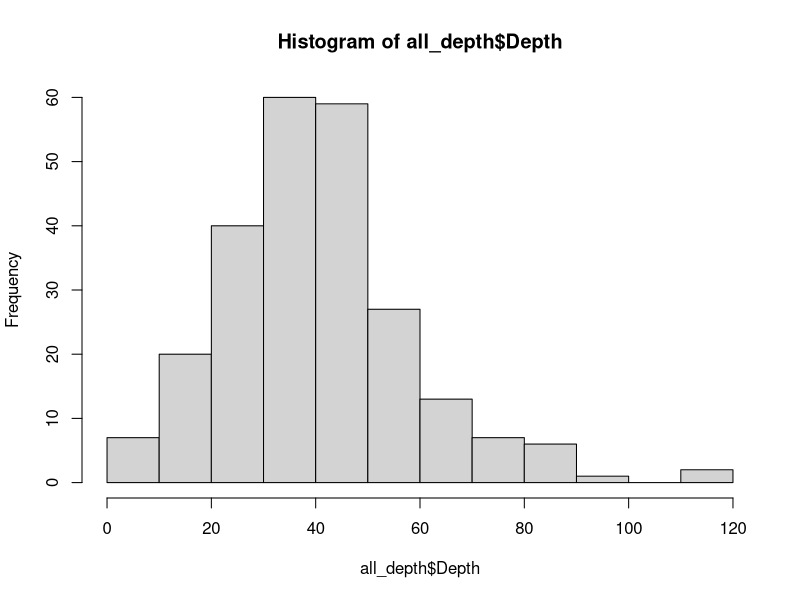
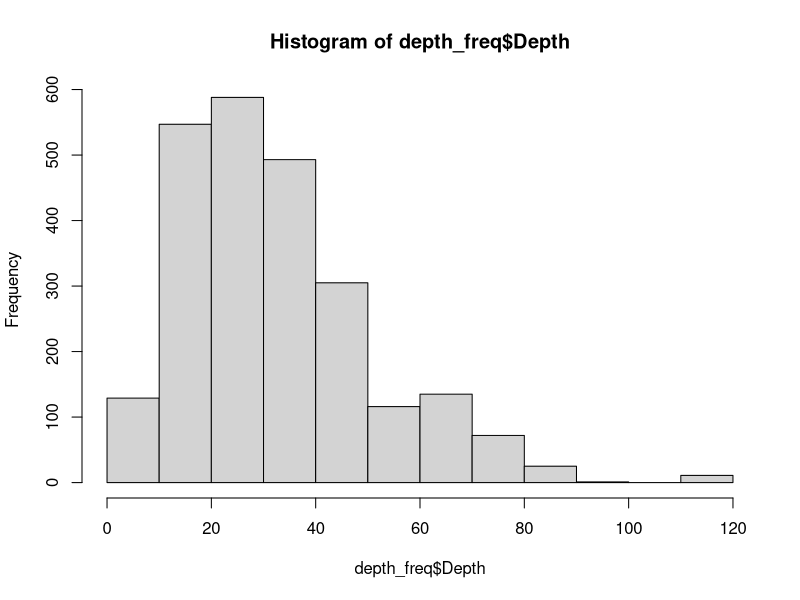
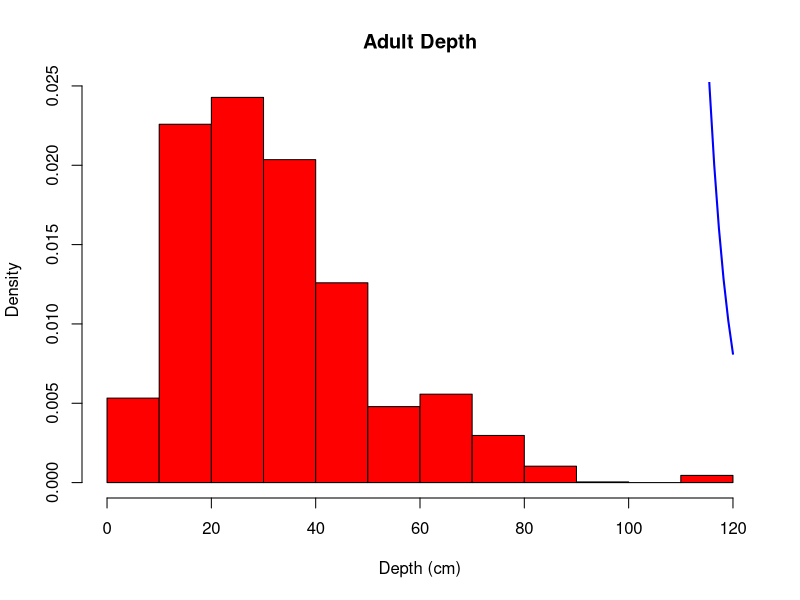
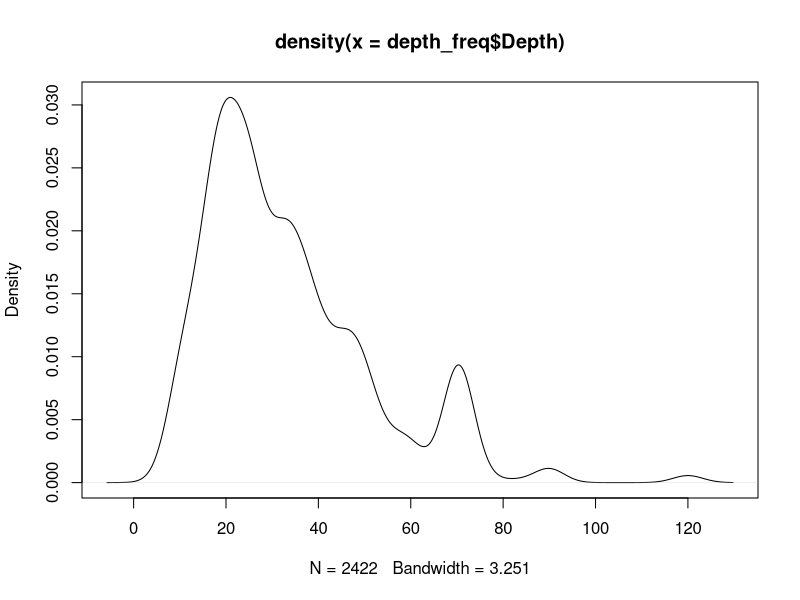
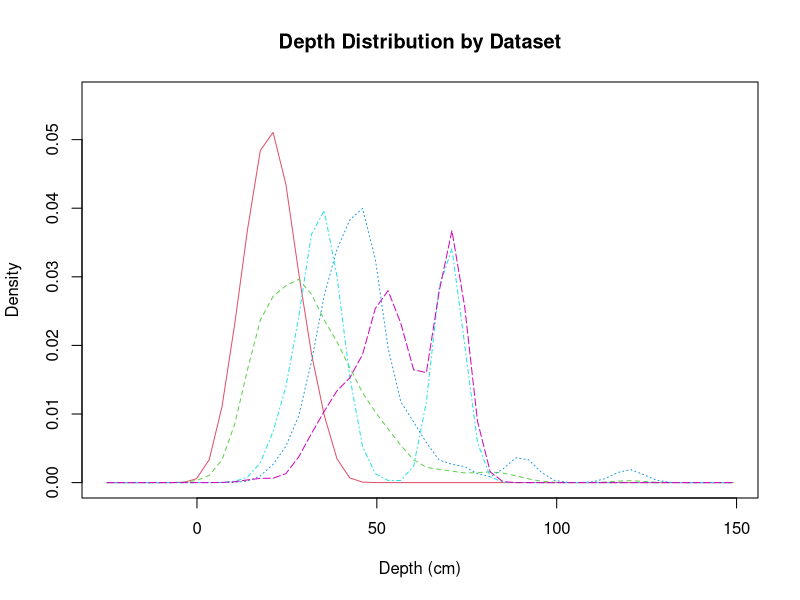

Source code (R) for these figures, in order: (Note: this script raises an error after producing the figures.)
#### standardise abundance data
library(tidyverse)
library(dplyr)
install.packages("lattice")
library(lattice)
library(sm)

setwd("/Users/katieirving/Documents/git/flow_eco_mech")

## upload data
ad_depth_con <- read.csv("output_data/05a_adult_depth_continuous.csv")
ad_depth_cat <- read.csv("output_data/05a_adult_depth_categorical.csv")
## normalise abundance data

## The abundance of fish from one study, divided by the total abundance of all studies combined
ad_depth_con
## total abundance
sum(ad_depth_con$Abundance) #2266

## combine data
all_depth <- rbind(ad_depth_con, ad_depth_cat)
hist(all_depth$Depth)
## uncount data into frequency

depth_freq <- all_depth %>% 
  uncount(Abundance)
hist(depth_freq$Depth)

### relative frequency histogram - percentage

x <-depth_freq$Depth
h<-hist(x, breaks=10, col="red", xlab="Depth (cm)",
        main="Adult Depth", freq=F)
xfit<-seq(min(x),max(x),length=130)
yfit<-dnorm(xfit,mean=mean(x),sd=sd(x))
yfit <- yfit*diff(h$mids[1:2])*length(x)
lines(xfit, yfit, col="blue", lwd=2)

xfit ## depths
yfit ## frequencies
plot(density(depth_freq$Depth))

## compare different data sets
### get numbers for datasets
unique(depth_freq$Dataset)
tx <- depth_freq$Dataset == "Thompson"
sx <- depth_freq$Dataset == "Saiki"
wx <- depth_freq$Dataset == "Wulff"
swx <- depth_freq$Dataset == "SAWA"
smx <- depth_freq$Dataset == "SMEA"

depth_freq$Dataset_num[tx] <- 1
depth_freq$Dataset_num[sx] <- 2
depth_freq$Dataset_num[wx] <- 3
depth_freq$Dataset_num[swx] <- 4
depth_freq$Dataset_num[smx] <- 5

attach(depth_freq)

# create value labels
data.f <- factor(Dataset_num, levels= 1:5,
                 labels = c("Thompson", "Saiki", "Wulff", "SAWA", "SMEA"))
data.f
str(Depth)
as.vector(Depth)
# plot densities
sm.density.compare(as.vector(Depth), Dataset_num, xlab="Depth (cm)")
title(main="Depth Distribution by Dataset")

# add legend via mouse click
colfill<-c(2:(2+length(levels(data.f))))
legend(locator(1), levels(data.f), fill=colfill)

## top of peak is 0.030 - what can we relate that to? is it the same for other variables?

hist(x)
